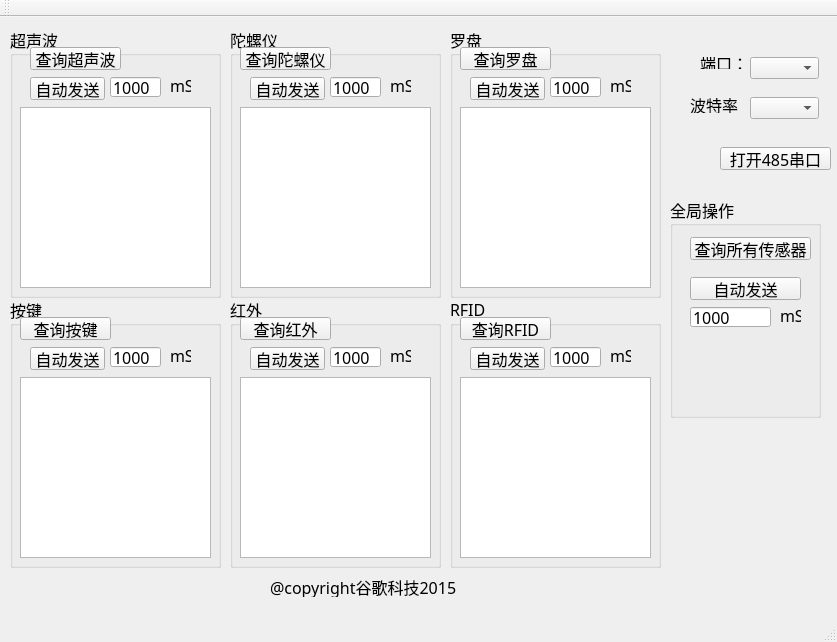
<?xml version="1.0" encoding="UTF-8"?>
<ui version="4.0">
 <class>MainWindow</class>
 <widget class="QMainWindow" name="MainWindow">
  <property name="geometry">
   <rect>
    <x>0</x>
    <y>0</y>
    <width>837</width>
    <height>642</height>
   </rect>
  </property>
  <property name="font">
   <font>
    <family>楷体</family>
    <pointsize>12</pointsize>
   </font>
  </property>
  <property name="windowTitle">
   <string>485串口调试工具</string>
  </property>
  <widget class="QWidget" name="centralWidget">
   <widget class="QGroupBox" name="groupBox">
    <property name="geometry">
     <rect>
      <x>10</x>
      <y>10</y>
      <width>211</width>
      <height>271</height>
     </rect>
    </property>
    <property name="title">
     <string>超声波</string>
    </property>
    <widget class="QPushButton" name="btnUltrasonic">
     <property name="geometry">
      <rect>
       <x>20</x>
       <y>20</y>
       <width>91</width>
       <height>23</height>
      </rect>
     </property>
     <property name="text">
      <string>查询超声波</string>
     </property>
    </widget>
    <widget class="QTextBrowser" name="txtUltrasonic">
     <property name="geometry">
      <rect>
       <x>10</x>
       <y>80</y>
       <width>191</width>
       <height>181</height>
      </rect>
     </property>
    </widget>
    <widget class="QPushButton" name="btnUltTime">
     <property name="geometry">
      <rect>
       <x>20</x>
       <y>50</y>
       <width>75</width>
       <height>23</height>
      </rect>
     </property>
     <property name="text">
      <string>自动发送</string>
     </property>
    </widget>
    <widget class="QLineEdit" name="editUltTime">
     <property name="geometry">
      <rect>
       <x>100</x>
       <y>50</y>
       <width>51</width>
       <height>20</height>
      </rect>
     </property>
     <property name="text">
      <string>1000</string>
     </property>
    </widget>
    <widget class="QLabel" name="label_4">
     <property name="geometry">
      <rect>
       <x>160</x>
       <y>50</y>
       <width>21</width>
       <height>16</height>
      </rect>
     </property>
     <property name="text">
      <string>mS</string>
     </property>
    </widget>
   </widget>
   <widget class="QGroupBox" name="groupBox_2">
    <property name="geometry">
     <rect>
      <x>230</x>
      <y>10</y>
      <width>211</width>
      <height>271</height>
     </rect>
    </property>
    <property name="title">
     <string>陀螺仪</string>
    </property>
    <widget class="QPushButton" name="btnGyroscope">
     <property name="geometry">
      <rect>
       <x>10</x>
       <y>20</y>
       <width>91</width>
       <height>23</height>
      </rect>
     </property>
     <property name="text">
      <string>查询陀螺仪</string>
     </property>
    </widget>
    <widget class="QTextBrowser" name="txtGyroscope">
     <property name="geometry">
      <rect>
       <x>10</x>
       <y>80</y>
       <width>191</width>
       <height>181</height>
      </rect>
     </property>
    </widget>
    <widget class="QLineEdit" name="editGraTime">
     <property name="geometry">
      <rect>
       <x>100</x>
       <y>50</y>
       <width>51</width>
       <height>20</height>
      </rect>
     </property>
     <property name="text">
      <string>1000</string>
     </property>
    </widget>
    <widget class="QPushButton" name="btnGraTime">
     <property name="geometry">
      <rect>
       <x>20</x>
       <y>50</y>
       <width>75</width>
       <height>23</height>
      </rect>
     </property>
     <property name="text">
      <string>自动发送</string>
     </property>
    </widget>
    <widget class="QLabel" name="label_5">
     <property name="geometry">
      <rect>
       <x>160</x>
       <y>50</y>
       <width>21</width>
       <height>16</height>
      </rect>
     </property>
     <property name="text">
      <string>mS</string>
     </property>
    </widget>
   </widget>
   <widget class="QGroupBox" name="groupBox_3">
    <property name="geometry">
     <rect>
      <x>450</x>
      <y>10</y>
      <width>211</width>
      <height>271</height>
     </rect>
    </property>
    <property name="title">
     <string>罗盘</string>
    </property>
    <widget class="QPushButton" name="btnCompass">
     <property name="geometry">
      <rect>
       <x>10</x>
       <y>20</y>
       <width>91</width>
       <height>23</height>
      </rect>
     </property>
     <property name="text">
      <string>查询罗盘</string>
     </property>
    </widget>
    <widget class="QTextBrowser" name="txtCompass">
     <property name="geometry">
      <rect>
       <x>10</x>
       <y>80</y>
       <width>191</width>
       <height>181</height>
      </rect>
     </property>
    </widget>
    <widget class="QLabel" name="label_6">
     <property name="geometry">
      <rect>
       <x>160</x>
       <y>50</y>
       <width>21</width>
       <height>16</height>
      </rect>
     </property>
     <property name="text">
      <string>mS</string>
     </property>
    </widget>
    <widget class="QPushButton" name="btnComTime">
     <property name="geometry">
      <rect>
       <x>20</x>
       <y>50</y>
       <width>75</width>
       <height>23</height>
      </rect>
     </property>
     <property name="text">
      <string>自动发送</string>
     </property>
    </widget>
    <widget class="QLineEdit" name="editComTime">
     <property name="geometry">
      <rect>
       <x>100</x>
       <y>50</y>
       <width>51</width>
       <height>20</height>
      </rect>
     </property>
     <property name="text">
      <string>1000</string>
     </property>
    </widget>
   </widget>
   <widget class="QGroupBox" name="groupBox_4">
    <property name="geometry">
     <rect>
      <x>10</x>
      <y>280</y>
      <width>211</width>
      <height>271</height>
     </rect>
    </property>
    <property name="title">
     <string>按键</string>
    </property>
    <widget class="QPushButton" name="btnButton">
     <property name="geometry">
      <rect>
       <x>10</x>
       <y>20</y>
       <width>91</width>
       <height>23</height>
      </rect>
     </property>
     <property name="text">
      <string>查询按键</string>
     </property>
    </widget>
    <widget class="QTextBrowser" name="txtButton">
     <property name="geometry">
      <rect>
       <x>10</x>
       <y>80</y>
       <width>191</width>
       <height>181</height>
      </rect>
     </property>
    </widget>
    <widget class="QLineEdit" name="editButTime">
     <property name="geometry">
      <rect>
       <x>100</x>
       <y>50</y>
       <width>51</width>
       <height>20</height>
      </rect>
     </property>
     <property name="text">
      <string>1000</string>
     </property>
    </widget>
    <widget class="QPushButton" name="btnButTime">
     <property name="geometry">
      <rect>
       <x>20</x>
       <y>50</y>
       <width>75</width>
       <height>23</height>
      </rect>
     </property>
     <property name="text">
      <string>自动发送</string>
     </property>
    </widget>
    <widget class="QLabel" name="label_7">
     <property name="geometry">
      <rect>
       <x>160</x>
       <y>50</y>
       <width>21</width>
       <height>16</height>
      </rect>
     </property>
     <property name="text">
      <string>mS</string>
     </property>
    </widget>
   </widget>
   <widget class="QGroupBox" name="groupBox_5">
    <property name="geometry">
     <rect>
      <x>230</x>
      <y>280</y>
      <width>211</width>
      <height>271</height>
     </rect>
    </property>
    <property name="title">
     <string>红外</string>
    </property>
    <widget class="QPushButton" name="btnInfrared">
     <property name="geometry">
      <rect>
       <x>10</x>
       <y>20</y>
       <width>91</width>
       <height>23</height>
      </rect>
     </property>
     <property name="text">
      <string>查询红外</string>
     </property>
    </widget>
    <widget class="QTextBrowser" name="txtInfrared">
     <property name="geometry">
      <rect>
       <x>10</x>
       <y>80</y>
       <width>191</width>
       <height>181</height>
      </rect>
     </property>
    </widget>
    <widget class="QLabel" name="label_8">
     <property name="geometry">
      <rect>
       <x>160</x>
       <y>50</y>
       <width>21</width>
       <height>16</height>
      </rect>
     </property>
     <property name="text">
      <string>mS</string>
     </property>
    </widget>
    <widget class="QLineEdit" name="editInfTime">
     <property name="geometry">
      <rect>
       <x>100</x>
       <y>50</y>
       <width>51</width>
       <height>20</height>
      </rect>
     </property>
     <property name="text">
      <string>1000</string>
     </property>
    </widget>
    <widget class="QPushButton" name="btnInfTime">
     <property name="geometry">
      <rect>
       <x>20</x>
       <y>50</y>
       <width>75</width>
       <height>23</height>
      </rect>
     </property>
     <property name="text">
      <string>自动发送</string>
     </property>
    </widget>
   </widget>
   <widget class="QGroupBox" name="groupBox_6">
    <property name="geometry">
     <rect>
      <x>450</x>
      <y>280</y>
      <width>211</width>
      <height>271</height>
     </rect>
    </property>
    <property name="title">
     <string>RFID</string>
    </property>
    <widget class="QPushButton" name="btnRFID">
     <property name="geometry">
      <rect>
       <x>10</x>
       <y>20</y>
       <width>91</width>
       <height>23</height>
      </rect>
     </property>
     <property name="text">
      <string>查询RFID</string>
     </property>
    </widget>
    <widget class="QTextBrowser" name="txtRFID">
     <property name="geometry">
      <rect>
       <x>10</x>
       <y>80</y>
       <width>191</width>
       <height>181</height>
      </rect>
     </property>
    </widget>
    <widget class="QLineEdit" name="editRFIDTime">
     <property name="geometry">
      <rect>
       <x>100</x>
       <y>50</y>
       <width>51</width>
       <height>20</height>
      </rect>
     </property>
     <property name="text">
      <string>1000</string>
     </property>
    </widget>
    <widget class="QLabel" name="label_9">
     <property name="geometry">
      <rect>
       <x>160</x>
       <y>50</y>
       <width>21</width>
       <height>16</height>
      </rect>
     </property>
     <property name="text">
      <string>mS</string>
     </property>
    </widget>
    <widget class="QPushButton" name="btnRFIDTime">
     <property name="geometry">
      <rect>
       <x>20</x>
       <y>50</y>
       <width>75</width>
       <height>23</height>
      </rect>
     </property>
     <property name="text">
      <string>自动发送</string>
     </property>
    </widget>
   </widget>
   <widget class="QLabel" name="label">
    <property name="geometry">
     <rect>
      <x>700</x>
      <y>40</y>
      <width>54</width>
      <height>12</height>
     </rect>
    </property>
    <property name="text">
     <string>端口：</string>
    </property>
   </widget>
   <widget class="QLabel" name="label_2">
    <property name="geometry">
     <rect>
      <x>690</x>
      <y>80</y>
      <width>54</width>
      <height>16</height>
     </rect>
    </property>
    <property name="text">
     <string>波特率：</string>
    </property>
   </widget>
   <widget class="QPushButton" name="pushButton">
    <property name="geometry">
     <rect>
      <x>720</x>
      <y>130</y>
      <width>111</width>
      <height>23</height>
     </rect>
    </property>
    <property name="text">
     <string>打开485串口</string>
    </property>
   </widget>
   <widget class="QComboBox" name="listPort">
    <property name="geometry">
     <rect>
      <x>750</x>
      <y>40</y>
      <width>69</width>
      <height>22</height>
     </rect>
    </property>
    <property name="currentIndex">
     <number>-1</number>
    </property>
   </widget>
   <widget class="QComboBox" name="listBaud">
    <property name="geometry">
     <rect>
      <x>750</x>
      <y>80</y>
      <width>69</width>
      <height>22</height>
     </rect>
    </property>
    <property name="currentIndex">
     <number>-1</number>
    </property>
   </widget>
   <widget class="QLabel" name="labelMessage">
    <property name="geometry">
     <rect>
      <x>670</x>
      <y>180</y>
      <width>161</width>
      <height>21</height>
     </rect>
    </property>
    <property name="text">
     <string/>
    </property>
   </widget>
   <widget class="QLabel" name="label_3">
    <property name="geometry">
     <rect>
      <x>270</x>
      <y>560</y>
      <width>271</width>
      <height>20</height>
     </rect>
    </property>
    <property name="text">
     <string>@copyright谷歌科技2015</string>
    </property>
   </widget>
   <widget class="QGroupBox" name="groupBox_7">
    <property name="geometry">
     <rect>
      <x>670</x>
      <y>180</y>
      <width>151</width>
      <height>221</height>
     </rect>
    </property>
    <property name="title">
     <string>全局操作</string>
    </property>
    <widget class="QPushButton" name="btnALLTime">
     <property name="geometry">
      <rect>
       <x>20</x>
       <y>80</y>
       <width>111</width>
       <height>23</height>
      </rect>
     </property>
     <property name="text">
      <string>自动发送</string>
     </property>
    </widget>
    <widget class="QLineEdit" name="editALLTime">
     <property name="geometry">
      <rect>
       <x>20</x>
       <y>110</y>
       <width>81</width>
       <height>20</height>
      </rect>
     </property>
     <property name="text">
      <string>1000</string>
     </property>
    </widget>
    <widget class="QLabel" name="label_10">
     <property name="geometry">
      <rect>
       <x>110</x>
       <y>110</y>
       <width>21</width>
       <height>16</height>
      </rect>
     </property>
     <property name="text">
      <string>mS</string>
     </property>
    </widget>
    <widget class="QPushButton" name="btnAllSensor">
     <property name="geometry">
      <rect>
       <x>20</x>
       <y>40</y>
       <width>121</width>
       <height>23</height>
      </rect>
     </property>
     <property name="text">
      <string>查询所有传感器</string>
     </property>
    </widget>
   </widget>
  </widget>
  <widget class="QMenuBar" name="menuBar">
   <property name="geometry">
    <rect>
     <x>0</x>
     <y>0</y>
     <width>837</width>
     <height>23</height>
    </rect>
   </property>
  </widget>
  <widget class="QToolBar" name="mainToolBar">
   <attribute name="toolBarArea">
    <enum>TopToolBarArea</enum>
   </attribute>
   <attribute name="toolBarBreak">
    <bool>false</bool>
   </attribute>
  </widget>
  <widget class="QStatusBar" name="statusBar"/>
 </widget>
 <layoutdefault spacing="6" margin="11"/>
 <resources/>
 <connections/>
</ui>
